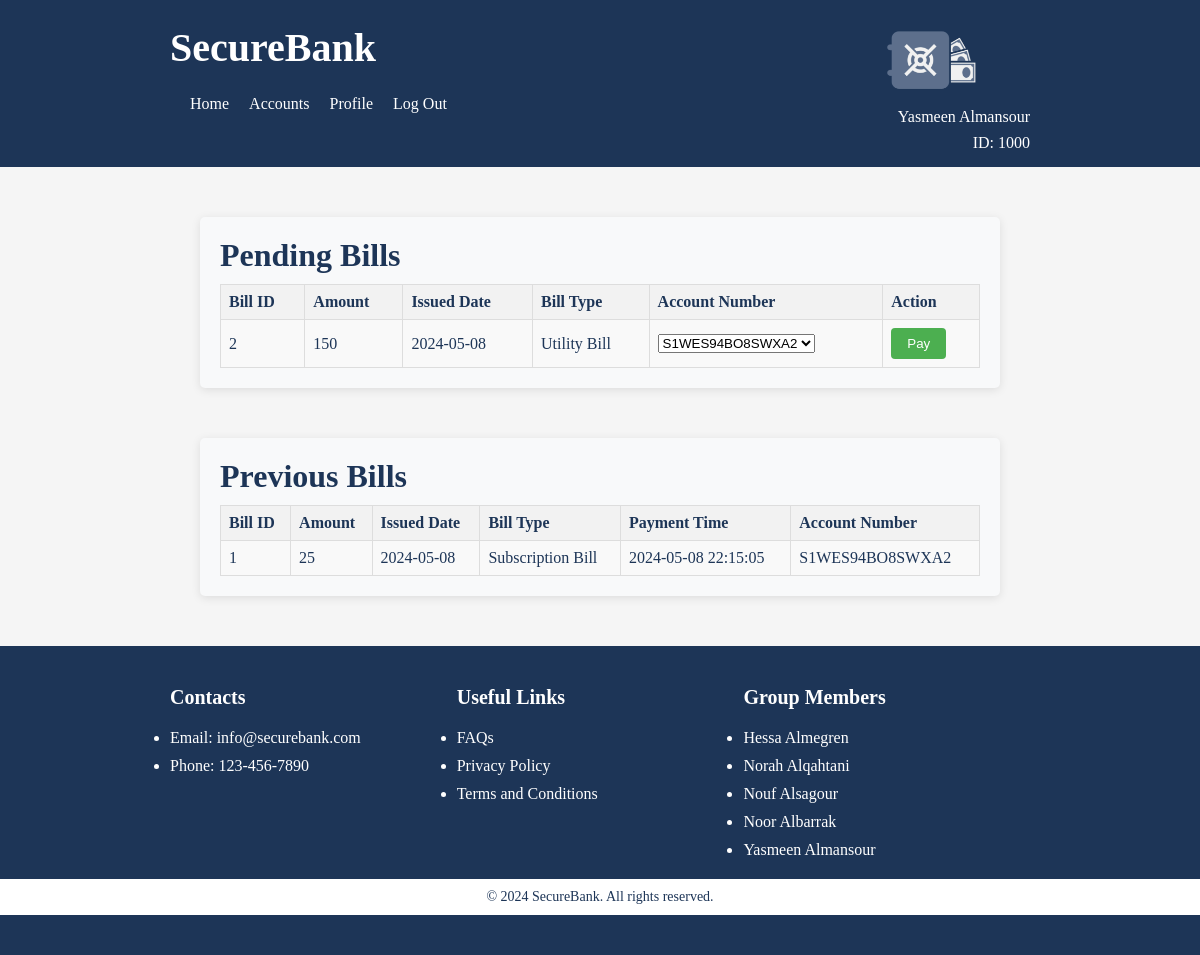
Screenshot of /SecureBank/Users/Services/billPayment.php (signed in) with the database file from the repository.
### tables this page shows
CREATE TABLE `billpayments` (
  `bill_id` int(11) NOT NULL,
  `user_id` int(11) NOT NULL,
  `bill_type` enum('Utility Bill','Subscription Bill','Financial Bill','Education Bill','Healthcare Bill','Fine Bill') NOT NULL,
  `amount` decimal(10,0) NOT NULL,
  `issued_date` date NOT NULL DEFAULT current_timestamp(),
  `account_id` int(11) DEFAULT NULL,
  `payment_time` datetime DEFAULT NULL,
  `status` enum('Pending','Completed','In Process') NOT NULL DEFAULT 'Pending'
);

CREATE TABLE `accounts` (
  `account_id` int(11) NOT NULL,
  `account_number` varchar(50) NOT NULL,
  `account_type` enum('Savings','Checking','Business','Individual Retirement') NOT NULL,
  `date_opened` date NOT NULL DEFAULT current_timestamp(),
  `account_status` enum('Active','Closed','Suspended','Pending Approval') NOT NULL DEFAULT 'Pending Approval',
  `balance` decimal(10,0) NOT NULL,
  `user_id` int(11) NOT NULL
);

### SecureBank/Users/Services/billPayment.php (the view, shortened to what this page needs)
<!DOCTYPE html>
<html lang="en">
<head>
  <link rel="stylesheet" href="../../CSS/styles.css">
  <link rel="stylesheet" href="../CSS/styles.css">
</head>
<body>
  <?php include('../Include/header.php'); ?>
  <main class="medium-main">
    <h1 style="margin-bottom: 10px;">Pending Bills</h1>
    <?php
    require('../../Configurations/databaseConfig.php');
    $query = "SELECT * FROM billpayments WHERE user_id = $userId AND status = 'Pending'";
    $result = mysqli_query($conn, $query);
    if (mysqli_num_rows($result) > 0) {
        echo "<table>";
        echo "<tr><th>Bill ID</th><th>Amount</th><th>Issued Date</th><th>Bill Type</th><th>Account Number</th><th>Action</th></tr>";
        while ($row = mysqli_fetch_assoc($result)) {
            echo "<tr>";
            echo "<td>" . $row['bill_id'] . "</td>";
            echo "<td>" . $row['amount'] . "</td>";
            echo "<td>" . $row['issued_date'] . "</td>";
            echo "<td>" . $row['bill_type'] . "</td>";
            $userAccountsQuery = "SELECT * FROM accounts WHERE user_id = $userId";
            $userAccountsResult = mysqli_query($conn, $userAccountsQuery);
            echo "<td><form method='post' action='../../Configurations/processBillPayment.php'>";
            echo "<select name='accountId'>";
            while ($accountRow = mysqli_fetch_assoc($userAccountsResult)) {
                echo "<option value='" . $accountRow['account_id'] . "'>" . $accountRow['account_number'] . "</option>";
            }
            echo "</select></td>";
            echo "<td><button class='pay-button' type='submit'>Pay</button></td>";
            echo "</form></tr>";
        }
        echo "</table>";
    } else {
        echo "<p>No pending bills found.</p>";
    }
    ?>
  </main>
  <main class="medium-main">
    <h1 style="margin-bottom: 10px;">Previous Bills</h1>
    <?php
    $query = "SELECT * FROM billpayments WHERE user_id = $userId AND status = 'Completed'";
    $result = mysqli_query($conn, $query);
    if (mysqli_num_rows($result) > 0) {
      echo "<table>";
      echo "<tr><th>Bill ID</th><th>Amount</th><th>Issued Date</th><th>Bill Type</th><th>Payment Time</th><th>Account Number</th></tr>";
      while ($row = mysqli_fetch_assoc($result)) {
        echo "<tr>";
        echo "<td>" . $row['bill_id'] . "</td>";
        echo "<td>" . $row['amount'] . "</td>";
        echo "<td>" . $row['issued_date'] . "</td>";
        echo "<td>" . $row['bill_type'] . "</td>";
        echo "<td>" . $row['payment_time'] . "</td>";
        $accountId = $row['account_id'];
        $accountQuery = "SELECT account_number FROM accounts WHERE account_id = $accountId";
        $accountResult = mysqli_query($conn, $accountQuery);
        $accountRow = mysqli_fetch_assoc($accountResult);
        $accountNumber = $accountRow['account_number'];
        echo "<td>" . $accountNumber . "</td>";
        echo "</tr>";
      }
      echo "</table>";
    } else {
      echo "<p>No previous bills found.</p>";
    }
    ?>
  </main>
  <?php include($_SERVER['DOCUMENT_ROOT'] . '/SecureBank/Include/footer.php'); ?>
</body>
</html>

### SecureBank/CSS/styles.css (style rules this page uses)
* { margin: 0; padding: 0; box-sizing: border-box; }
body { font-family: 'Times New Roman', Times, serif; background-color: #f5f5f5; color: #1d3557; margin: 0; padding: 0; }

### SecureBank/Users/CSS/styles.css (style rules this page uses)
.medium-main { max-width: 800px; margin: 50px auto; padding: 20px; background-color: #f8f9fa; box-shadow: 0 2px 10px rgba(0, 0, 0, 0.1); border-radius: 5px; }
table { border-collapse: collapse; width: 100%; }
table th, table td { border: 1px solid #ddd; padding: 8px; text-align: left; }
table th { background-color: #f2f2f2; }
table tr:nth-child(even) { background-color: #f9f9f9; }
.pay-button { display: inline-block; padding: 8px 16px; text-align: center; background-color: #4CAF50; color: #fff; border: none; border-radius: 4px; cursor: pointer; transition: background-color 0.3s; }

### SecureBank/Admin/CSS/styles.css (style rules this page uses)
main { max-width: 1000px; margin: 50px auto; padding: 20px; background-color: #f8f9fa; box-shadow: 0 2px 10px rgba(0, 0, 0, 0.1); border-radius: 5px; }
table { border-collapse: collapse; width: 100%; }
table th, table td { border: 1px solid #ddd; padding: 8px; text-align: left; }
table th { background-color: #f2f2f2; }
table tr:nth-child(even) { background-color: #f9f9f9; }

### rows the page displays
billpayments: bill_id "2", amount "150", issued_date "2024-05-08", bill_type "Utility Bill"
billpayments: bill_id "1", amount "25", issued_date "2024-05-08", bill_type "Subscription Bill", payment_time "2024-05-08 22:15:05", account.account_number "S1WES94BO8SWXA2"

### other values shown
$userFirstName "Yasmeen"
$userLastName "Almansour"
$userId "1000"
form field accountId "S1WES94BO8SWXA2"
